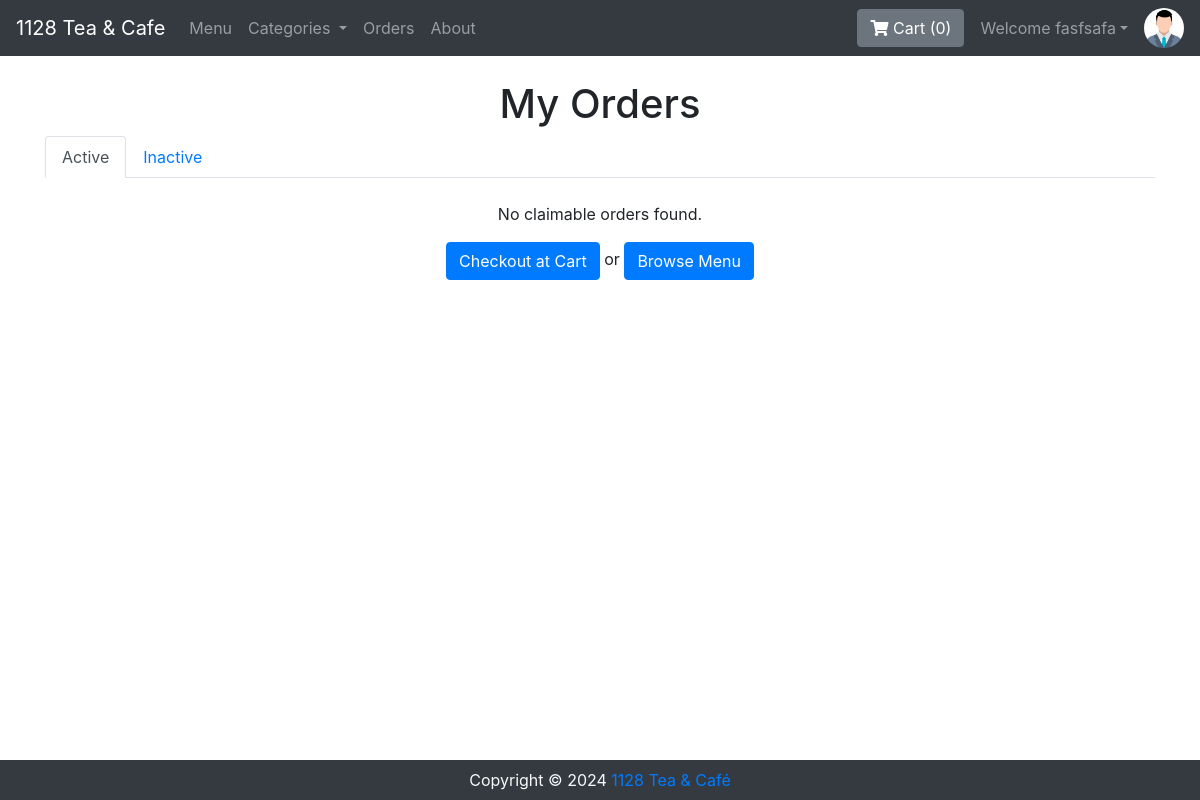
Page /viewOrder.php (signed in) on the earlier database version.
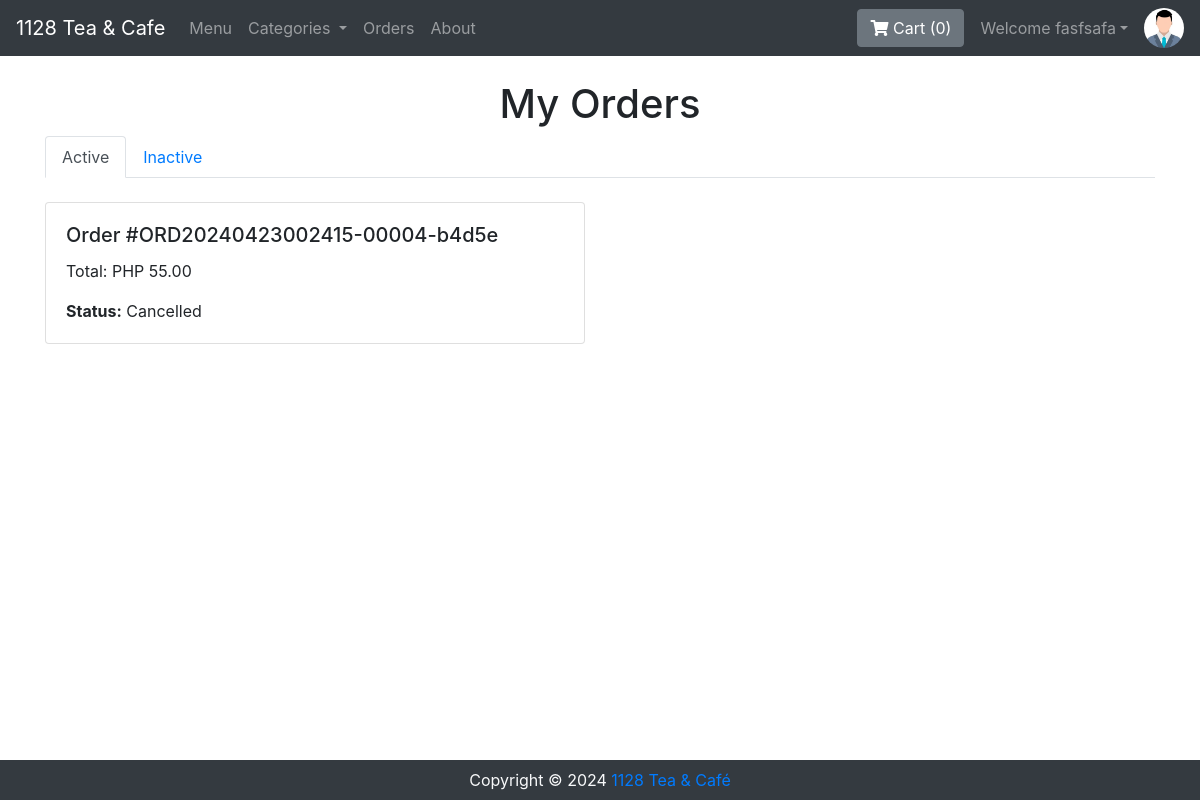
Same page on the later database version.
### tables this page shows
CREATE TABLE `orders` (
  `orderId` varchar(50) NOT NULL,
  `userId` int NOT NULL,
  `amount` int NOT NULL,
  `paymentMode` enum('0','1','2') NOT NULL DEFAULT '0' COMMENT '0=Maya, 1=Gcash, 2=Cash',
  `orderStatus` enum('0','1','2','3','4','5','6') NOT NULL DEFAULT '0' COMMENT '0=Order Placed, 1=Order Confirmed, 2=Preparing your Order, 3=Your order is ready for pick-up!, 4=Order Received, 5=Order Denied, 6=Order Cancelled.',
  `orderDate` datetime NOT NULL DEFAULT CURRENT_TIMESTAMP
);

### partials/_orderItemModal.php (called while the page is built, shortened)
<?php
function getOrderStatusDescription($status)
{
    $statuses = [
        '0' => 'Order Placed',
        '1' => 'Order Confirmed',
        '2' => 'Preparing your Order',
        '3' => 'Your order is ready, claim it on the counter',
        '4' => 'Order Received',
        '5' => 'Order Denied',
        '6' => 'Cancelled',
    ];
    return $statuses[$status] ?? 'Unknown Status';
}
?>

### viewOrder.php (the view, shortened to what this page needs)
<?php require 'partials/_nav.php'; ?>
<?php include 'partials/_orderItemModal.php'; ?>
<!doctype html>
<html lang="en">
<head>
    <link rel="stylesheet" href="https://stackpath.bootstrapcdn.com/bootstrap/4.5.0/css/bootstrap.min.css">
    <link rel="stylesheet" href="https://use.fontawesome.com/releases/v5.8.2/css/all.css">
</head>
<body>
    <?php if ($loggedin) : ?>
        <div class="container mt-4">
            <h1 class="text-center">My Orders</h1>
            <ul class="nav nav-tabs">
                <li class="nav-item"><a class="nav-link active" data-toggle="tab" href="#claimable">Active</a></li>
                <li class="nav-item"><a class="nav-link" data-toggle="tab" href="#cancelled">Inactive</a></li>
            </ul>
            <div class="tab-content">
                <br>
                <div id="claimable" class="tab-pane fade show active">
                    <div class="row">
                        <?php
                        $stmt = $conn->prepare("SELECT orderId, amount, orderDate, UNIX_TIMESTAMP(orderDate) AS timestamp, orderStatus FROM orders WHERE userId = ? AND orderStatus NOT IN (4, 5, 6) ORDER BY orderDate DESC");
                        $stmt->bind_param("i", $userId);
                        $stmt->execute();
                        $result = $stmt->get_result();
                        $currentTime = time();
                        while ($order = $result->fetch_assoc()) {
                            $timeLeft = max(0, 20 * 60 - ($currentTime - $order['timestamp']));
                            $statusText = getOrderStatusDescription($order['orderStatus']);
                            if ($order['orderStatus'] == 0) {
                                echo "<div class='col-md-6 mb-4'>
                                    <div class='card order-card' data-toggle='modal' data-target='#orderItem" . htmlspecialchars($order['orderId']) . "'>
                                        <div class='card-body'>
                                            <h5 class='card-title'>Order #" . htmlspecialchars($order['orderId']) . "</h5>
                                            <p class='card-text'>Total: PHP " . number_format($order['amount'], 2) . "</p>
                                                <p class='card-text countdown' data-time-left='$timeLeft'><strong>Time left to claim:</strong> <span>$statusText</span></p>
                                        </div>
                                    </div>
                                </div>";
                            } else {
                                echo "<div class='col-md-6 mb-4'>
                                    <div class='card order-card' data-toggle='modal' data-target='#orderItem" . htmlspecialchars($order['orderId']) . "'>
                                        <div class='card-body'>
                                            <h5 class='card-title'>Order #" . htmlspecialchars($order['orderId']) . "</h5>
                                            <p class='card-text'>Total: PHP " . number_format($order['amount'], 2) . "</p>
                                            <p class='card-text'><strong>Status:</strong> $statusText</p>
                                        </div>
                                    </div>
                                </div>";
                            }
                        }
                        if ($result->num_rows === 0) {
                            echo '
                        <div class="text-center w-100">
                            <p>No claimable orders found.</p>
                            <p><a href="/viewCart.php" class="btn btn-primary">Checkout at Cart</a>  or  <a href="/" class="btn btn-primary">Browse Menu</a></p>
                        </div>';
                        }
                        ?>
                    </div>
                </div>
            </div>
        </div>
    <?php endif; ?>
    <?php require 'partials/_footer.php'; ?>
</body>
</html>

Differences in the rows shown:
added orders: orderId "ORD20240423002415-00004-b4d5e", amount "55.00", orderStatus "Cancelled"
Other differences:
text no longer shown: "No claimable orders found. Checkout at Cart or Browse Menu"
